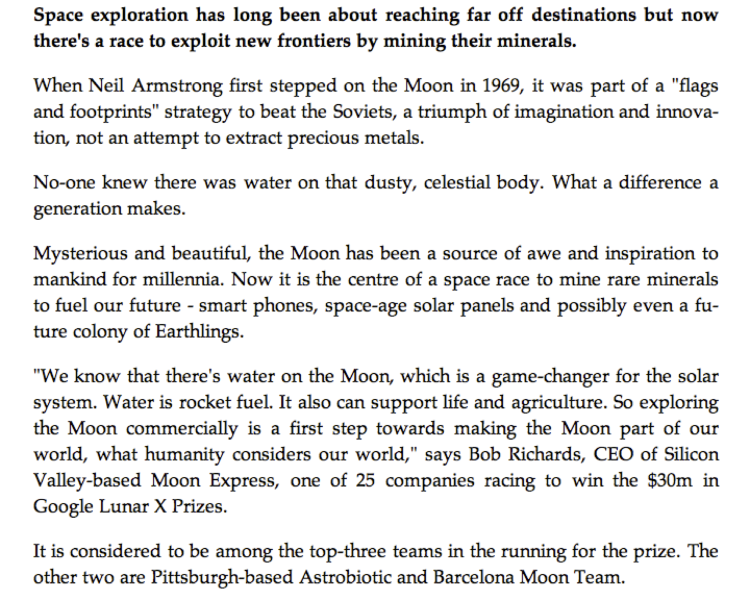
#> input picture WritingRecognition/page.png, 1479 x 1200 px (shown at 1/2 size)
$ jupyter execute extract_letters.ipynb   (shell and % lines are left out)   (older library calls are emulated)
#> lines starting #> are read from the running program, lines starting #| are printed output that depends on the picture; after the words box and inside, x2 and y2 are one past the last pixel; in counts of white or black regions, pixels touching at a corner belong together
[cell 1]

# You need to restart the Runtime after installing the scipy

[cell 2]
# Sample code for AI Coursework
# Extracts the letters from a printed page.

# Keep in mind that after you extract each letter, you have to normalise the size.
# You can do that by using scipy.imresize. It is a good idea to train your classifiers
# using a constast size (for example 20x20 pixels)
import numpy as np
import matplotlib.pyplot as plt
import matplotlib.patches as mpatches
from scipy.misc import imread,imresize
from skimage.segmentation import clear_border
from skimage.morphology import label
from skimage.measure import regionprops


image = imread('./page.png',1)
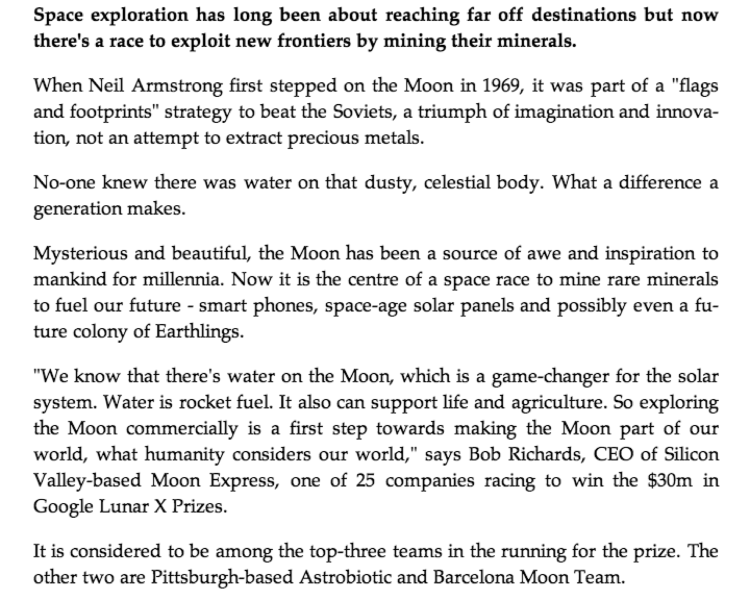
#> image: shape (1200, 1479) float32 (shown at 1/2 size); min 0, max 255, mean 231.4

#apply threshold in order to make the image binary
bw = image < 120
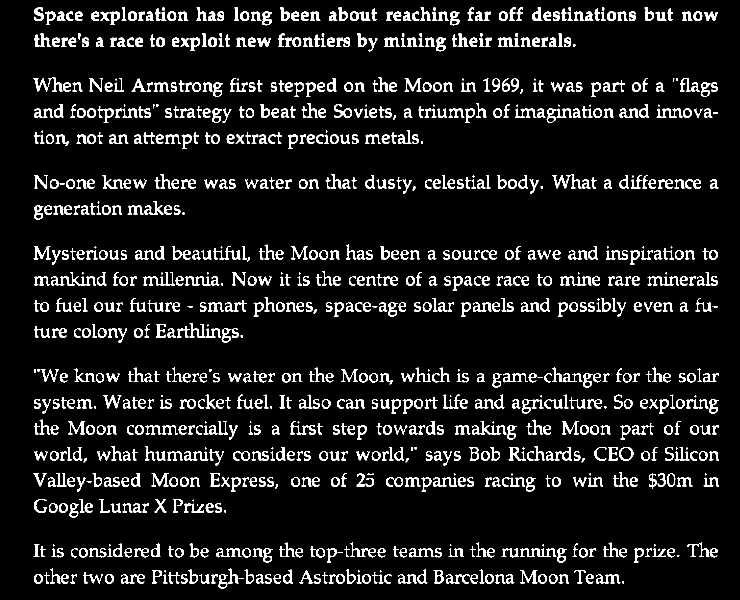
#> bw: shape (1200, 1479) bool (shown at 1/2 size); 8.3% white; 1040 white regions (75 under 20 px), largest, box (x1, y1, x2, y2) and area: (102, 544, 192, 571) 685, (944, 842, 1013, 869) 572, (1040, 1096, 1113, 1114) 531

# remove artifacts connected to image border
cleared = bw.copy()
clear_border(cleared)

# label image regions
label_image = label(cleared,neighbors=8)
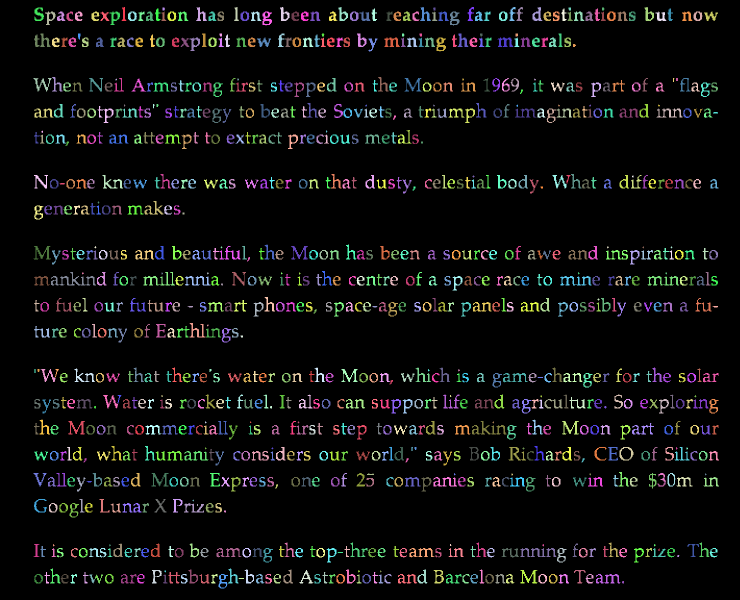
#> label_image: shape (1200, 1479) int32 (shown at 1/2 size); 1041 distinct labels, from 0 to 1040; one colour per label, 0 black
borders = np.logical_xor(bw, cleared)
#> borders: shape (1200, 1479) bool; every value is 0
label_image[borders] = -1

print (label_image.max())
#| 1040

fig, ax = plt.subplots(ncols=1, nrows=1, figsize=(16, 16))
ax.imshow(bw, cmap='jet')


for region in regionprops(label_image):
    # skip small images
    if region.area > 50:

        # draw rectangle around segmented coins
        minr, minc, maxr, maxc = region.bbox
        rect = mpatches.Rectangle((minc, minr), maxc - minc, maxr - minr,
                              fill=False, edgecolor='red', linewidth=2)
        ax.add_patch(rect)
#> this loop made 1040 passes
#> (minr, minc, maxr, maxc) on passes 1 to 12: (14, 243, 42, 253), (14, 392, 42, 414), (14, 468, 42, 478), (14, 560, 42, 579), (14, 677, 42, 696), (14, 840, 42, 862), (14, 935, 42, 948), (14, 1019, 42, 1031), (14, 1033, 42, 1046), (14, 1065, 42, 1085), (14, 1289, 42, 1308), (15, 69, 42, 88)

plt.show()
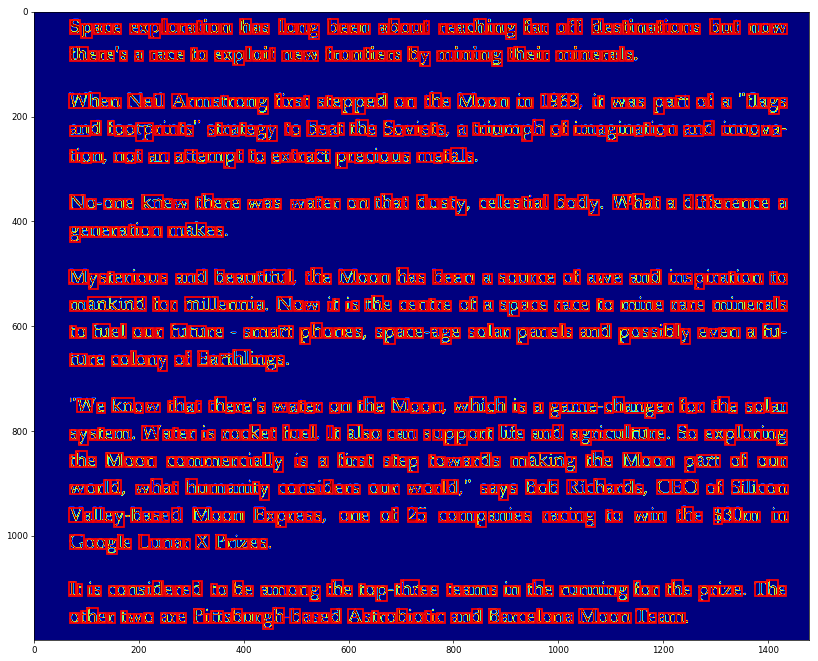
#> figure drawn by matplotlib, 1 panel

$ run again, with WritingRecognition/test_text.jpg saved as WritingRecognition/page.png
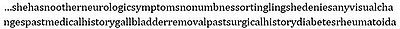
#> input picture WritingRecognition/test_text.jpg, 400 x 29 px
#> `bw = image < 120`:
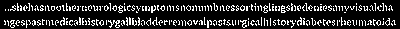
#> bw: shape (29, 400) bool; 17.1% white in thin lines or dots, all inside (x1, y1, x2, y2) = (4, 3, 396, 28)
#> `label_image = label(cleared,neighbors=8)`:
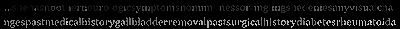
#> label_image: shape (29, 400) int32; min 0, max 220, mean 18.3
#> borders: shape (29, 400) bool; every value is 0
#| 220
